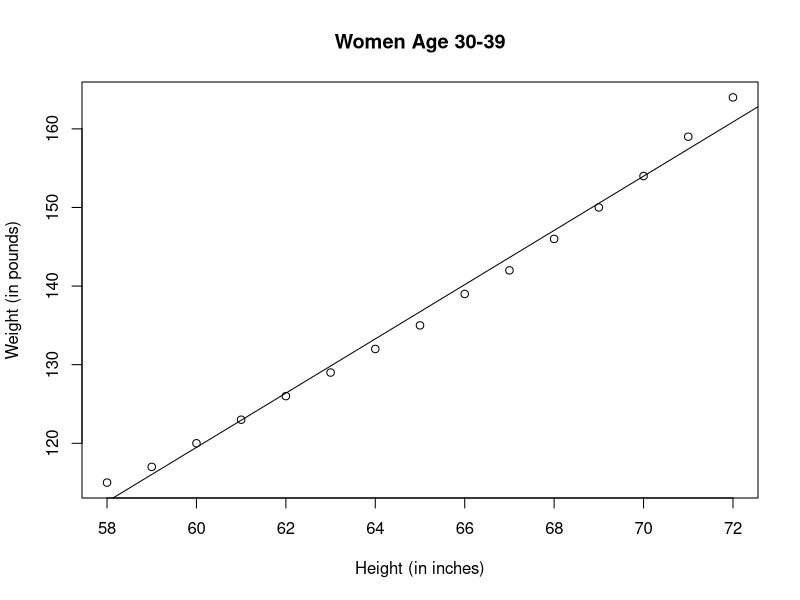
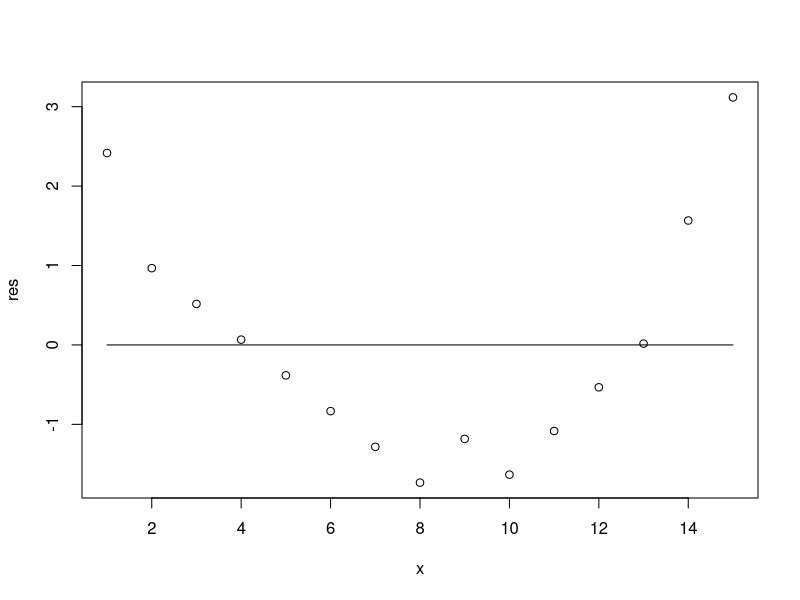

Write R code to recreate these figures, in order.
# Part A

fit <- lm(weight ~ height, data = women) # lm is: linear model
summary(fit)

# Part B

# Yes because the p-values are small.

# Part C

plot(women$height, women$weight,
    main = "Women Age 30-39",
    xlab = "Height (in inches)",
    ylab = "Weight (in pounds)"
) # x-axis is height, y is weight
# add the line of best fit
abline(fit) # shows best fitting lines
res <- residuals(fit) # shows difference between y-i and y-hat
x <- c(1:15)
z <- rep(0, 15)
plot(x, res, type = "p")
lines(x, z, type = "l")